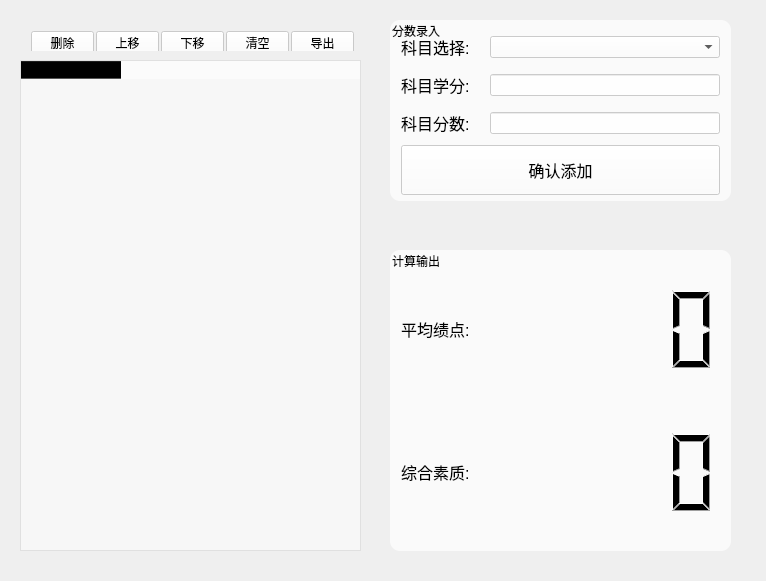
<?xml version="1.0" encoding="UTF-8"?>
<ui version="4.0">
 <class>AppClass</class>
 <widget class="QMainWindow" name="AppClass">
  <property name="geometry">
   <rect>
    <x>0</x>
    <y>0</y>
    <width>766</width>
    <height>581</height>
   </rect>
  </property>
  <property name="maximumSize">
   <size>
    <width>16777215</width>
    <height>16777215</height>
   </size>
  </property>
  <property name="windowTitle">
   <string>App</string>
  </property>
  <property name="toolTipDuration">
   <number>7</number>
  </property>
  <property name="autoFillBackground">
   <bool>false</bool>
  </property>
  <property name="styleSheet">
   <string notr="true">/* QListWidget 半透明 */
QListWidget {
    background-color: rgba(255, 255, 255, 120); /* 白色，80%透明 */

}

/* QGroupBox 半透明 */
QGroupBox {
    background-color: rgba(255, 255, 255, 180); /* 白色，80%透明 */
    border: 0px;
    border-radius: 10px; /* 圆角 */
}

/* QLabel 半透明 */
QLabel {
    background-color: rgba(255, 255, 255, 0); /* 白色，80%透明 */
}

/* QLineEdit 半透明 */
QLineEdit {
    background-color: rgba(255, 255, 255, 180); /* 白色，80%透明 */
}

/* QComboBox 半透明 */
QComboBox {
    background-color: rgba(255, 255, 255, 180); /* 白色，80%透明 */
}

/* QPushButton 半透明 */
QPushButton {
    background-color: rgba(255, 255, 255, 180); /* 白色，80%透明 */
}

/* QLCDNumber 半透明 */
QLCDNumber {
    background-color: rgba(255, 255, 255, 0); /* 白色，80%透明 */
	color:black;
}


#centralWidget {
    background-image: url(:/image/background);



}

#tableWidget{
	 background-color: rgba(255, 255, 255, 120); /* 白色，80%透明 */
}

QTableView QTableCornerButton::section {
	 background-color: rgba(255, 255, 255, 120); /* 白色，80%透明 */
}

QHeaderView {
	background-color: rgba(255, 255, 255, 120); /* 白色，80%透明 */
}

*{
	color:black;
}</string>
  </property>
  <widget class="QWidget" name="centralWidget">
   <widget class="QTableWidget" name="tableWidget">
    <property name="geometry">
     <rect>
      <x>20</x>
      <y>60</y>
      <width>341</width>
      <height>491</height>
     </rect>
    </property>
    <column/>
   </widget>
   <widget class="QGroupBox" name="groupBox">
    <property name="geometry">
     <rect>
      <x>390</x>
      <y>20</y>
      <width>341</width>
      <height>181</height>
     </rect>
    </property>
    <property name="title">
     <string>分数录入</string>
    </property>
    <layout class="QVBoxLayout" name="verticalLayout">
     <item>
      <layout class="QHBoxLayout" name="horizontalLayout">
       <item>
        <widget class="QLabel" name="label_2">
         <property name="minimumSize">
          <size>
           <width>75</width>
           <height>32</height>
          </size>
         </property>
         <property name="maximumSize">
          <size>
           <width>85</width>
           <height>32</height>
          </size>
         </property>
         <property name="font">
          <font>
           <pointsize>12</pointsize>
          </font>
         </property>
         <property name="text">
          <string>科目选择:</string>
         </property>
        </widget>
       </item>
       <item>
        <widget class="QComboBox" name="comboBox">
         <property name="minimumSize">
          <size>
           <width>230</width>
           <height>22</height>
          </size>
         </property>
         <property name="maximumSize">
          <size>
           <width>230</width>
           <height>22</height>
          </size>
         </property>
         <property name="editable">
          <bool>false</bool>
         </property>
        </widget>
       </item>
      </layout>
     </item>
     <item>
      <layout class="QHBoxLayout" name="horizontalLayout_2">
       <item>
        <widget class="QLabel" name="label_3">
         <property name="minimumSize">
          <size>
           <width>75</width>
           <height>32</height>
          </size>
         </property>
         <property name="maximumSize">
          <size>
           <width>85</width>
           <height>32</height>
          </size>
         </property>
         <property name="font">
          <font>
           <pointsize>12</pointsize>
          </font>
         </property>
         <property name="text">
          <string>科目学分:</string>
         </property>
        </widget>
       </item>
       <item>
        <widget class="QLineEdit" name="lineEdit_credit">
         <property name="minimumSize">
          <size>
           <width>230</width>
           <height>22</height>
          </size>
         </property>
         <property name="maximumSize">
          <size>
           <width>230</width>
           <height>22</height>
          </size>
         </property>
        </widget>
       </item>
      </layout>
     </item>
     <item>
      <layout class="QHBoxLayout" name="horizontalLayout_3">
       <item>
        <widget class="QLabel" name="label_4">
         <property name="minimumSize">
          <size>
           <width>75</width>
           <height>32</height>
          </size>
         </property>
         <property name="maximumSize">
          <size>
           <width>85</width>
           <height>32</height>
          </size>
         </property>
         <property name="font">
          <font>
           <pointsize>12</pointsize>
          </font>
         </property>
         <property name="text">
          <string>科目分数:</string>
         </property>
        </widget>
       </item>
       <item>
        <widget class="QLineEdit" name="lineEdit_score">
         <property name="minimumSize">
          <size>
           <width>230</width>
           <height>22</height>
          </size>
         </property>
         <property name="maximumSize">
          <size>
           <width>230</width>
           <height>22</height>
          </size>
         </property>
        </widget>
       </item>
      </layout>
     </item>
     <item>
      <widget class="QPushButton" name="pushButton_add">
       <property name="minimumSize">
        <size>
         <width>0</width>
         <height>50</height>
        </size>
       </property>
       <property name="font">
        <font>
         <pointsize>12</pointsize>
        </font>
       </property>
       <property name="text">
        <string>确认添加</string>
       </property>
      </widget>
     </item>
    </layout>
   </widget>
   <widget class="QGroupBox" name="groupBox_2">
    <property name="geometry">
     <rect>
      <x>390</x>
      <y>250</y>
      <width>341</width>
      <height>301</height>
     </rect>
    </property>
    <property name="title">
     <string>计算输出</string>
    </property>
    <layout class="QVBoxLayout" name="verticalLayout_2">
     <item>
      <layout class="QHBoxLayout" name="horizontalLayout_4">
       <item>
        <widget class="QLabel" name="label_5">
         <property name="minimumSize">
          <size>
           <width>75</width>
           <height>32</height>
          </size>
         </property>
         <property name="maximumSize">
          <size>
           <width>75</width>
           <height>32</height>
          </size>
         </property>
         <property name="font">
          <font>
           <pointsize>12</pointsize>
          </font>
         </property>
         <property name="text">
          <string>平均绩点:</string>
         </property>
        </widget>
       </item>
       <item>
        <widget class="QLCDNumber" name="lcdNumber_GPA">
         <property name="smallDecimalPoint">
          <bool>false</bool>
         </property>
         <property name="digitCount">
          <number>5</number>
         </property>
         <property name="mode">
          <enum>QLCDNumber::Mode::Dec</enum>
         </property>
         <property name="segmentStyle">
          <enum>QLCDNumber::SegmentStyle::Filled</enum>
         </property>
        </widget>
       </item>
      </layout>
     </item>
     <item>
      <layout class="QHBoxLayout" name="horizontalLayout_5">
       <item>
        <widget class="QLabel" name="label_6">
         <property name="minimumSize">
          <size>
           <width>75</width>
           <height>32</height>
          </size>
         </property>
         <property name="maximumSize">
          <size>
           <width>75</width>
           <height>32</height>
          </size>
         </property>
         <property name="font">
          <font>
           <pointsize>12</pointsize>
          </font>
         </property>
         <property name="text">
          <string>综合素质:</string>
         </property>
        </widget>
       </item>
       <item>
        <widget class="QLCDNumber" name="lcdnumber_super_score"/>
       </item>
      </layout>
     </item>
    </layout>
   </widget>
   <widget class="QWidget" name="layoutWidget">
    <property name="geometry">
     <rect>
      <x>20</x>
      <y>20</y>
      <width>341</width>
      <height>31</height>
     </rect>
    </property>
    <layout class="QHBoxLayout" name="horizontalLayout_6">
     <item>
      <widget class="QPushButton" name="pushButton_delete_item">
       <property name="minimumSize">
        <size>
         <width>63</width>
         <height>24</height>
        </size>
       </property>
       <property name="maximumSize">
        <size>
         <width>63</width>
         <height>24</height>
        </size>
       </property>
       <property name="text">
        <string>删除</string>
       </property>
      </widget>
     </item>
     <item>
      <widget class="QPushButton" name="pushButton_move_up">
       <property name="minimumSize">
        <size>
         <width>63</width>
         <height>24</height>
        </size>
       </property>
       <property name="maximumSize">
        <size>
         <width>63</width>
         <height>24</height>
        </size>
       </property>
       <property name="text">
        <string>上移</string>
       </property>
      </widget>
     </item>
     <item>
      <widget class="QPushButton" name="pushButton_move_down">
       <property name="minimumSize">
        <size>
         <width>63</width>
         <height>24</height>
        </size>
       </property>
       <property name="maximumSize">
        <size>
         <width>63</width>
         <height>24</height>
        </size>
       </property>
       <property name="text">
        <string>下移</string>
       </property>
      </widget>
     </item>
     <item>
      <widget class="QPushButton" name="pushButton_clear">
       <property name="minimumSize">
        <size>
         <width>63</width>
         <height>24</height>
        </size>
       </property>
       <property name="maximumSize">
        <size>
         <width>63</width>
         <height>24</height>
        </size>
       </property>
       <property name="text">
        <string>清空</string>
       </property>
      </widget>
     </item>
     <item>
      <widget class="QPushButton" name="pushButton_export">
       <property name="minimumSize">
        <size>
         <width>63</width>
         <height>24</height>
        </size>
       </property>
       <property name="maximumSize">
        <size>
         <width>63</width>
         <height>24</height>
        </size>
       </property>
       <property name="text">
        <string>导出</string>
       </property>
      </widget>
     </item>
    </layout>
   </widget>
  </widget>
 </widget>
 <layoutdefault spacing="6" margin="11"/>
 <resources>
  <include location="../assets/rc.qrc"/>
 </resources>
 <connections/>
</ui>
